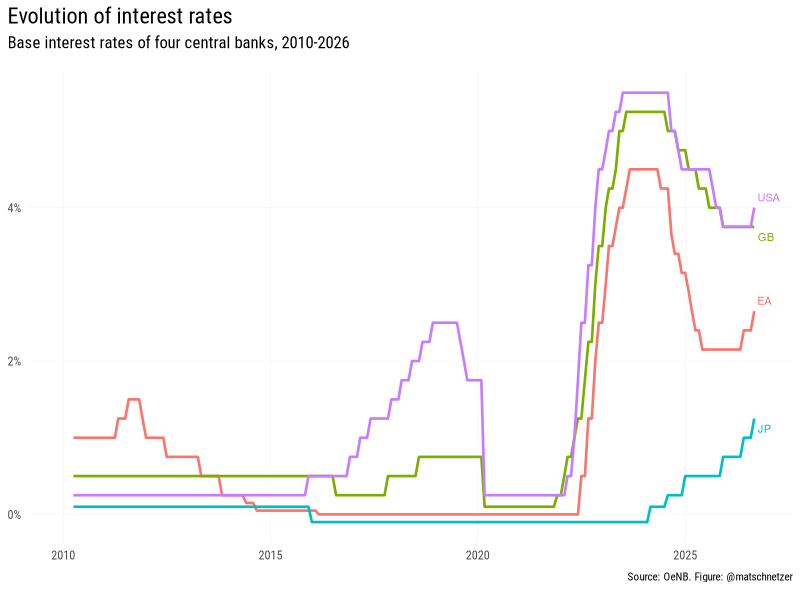
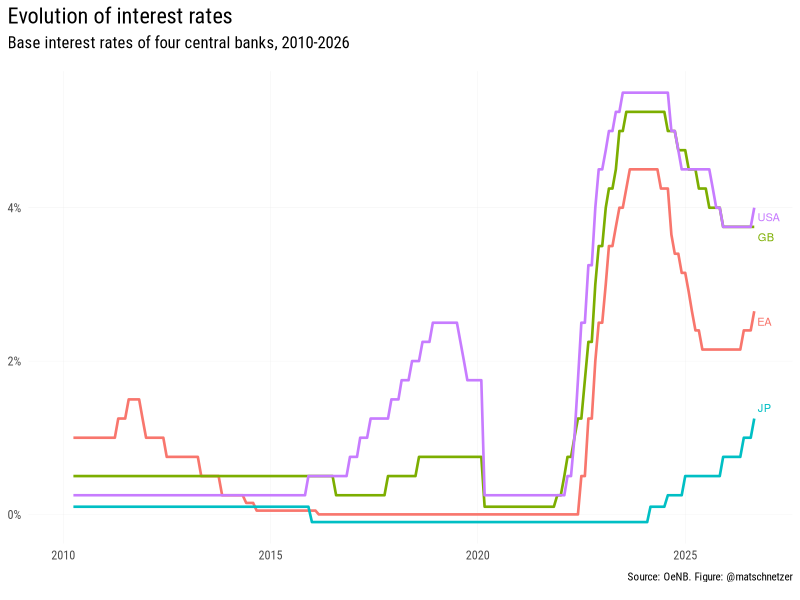

These charts were generated, in order, by the following R code:
library(tidyverse)
library(ggrepel)

# raw <- read_csv2("rates.csv")
# raw |> select(year = Jahr, month = Monat, country = Indikator, value = Werte) |> 
#   mutate(country = case_when(
#     str_detect(country, "Euroraum") ~ "EA",
#     str_detect(country, "Königreich") ~ "GB",
#     str_detect(country, "USA") ~ "USA",
#     str_detect(country, "Japan") ~ "JP"
#   )) |> 
#   mutate(date = make_date(year, month)) |> 
#   filter(country %in% c("EA", "GB", "USA", "JP")) -> rates
# write.csv(rates, "lines.csv")

raw <- read_csv("lines.csv")

raw |> 
  ggplot(aes(x = date, y = value, color = country)) + 
  geom_line(linewidth = 0.9) +
  geom_text_repel(aes(label = country), size = 2.8, hjust = 0, direction = "y",
            position = position_nudge(x = 30),
            data = raw |> slice_max(date, by = country)) +
  scale_y_continuous(labels = scales::number_format(suffix = "%")) +
  scale_x_date(limits = c(as.Date("2010-01-01"), NA), expand = c(0.05,0.05)) +
  labs(x = NULL, y = NULL,
       title = "Evolution of interest rates",
       subtitle = "Base interest rates of four central banks, 2010-2026",
       caption = "Source: OeNB. Figure: @matschnetzer") +
  theme_minimal(base_family = "Roboto Condensed") +
  theme(legend.position = "none", 
        plot.title.position = "plot",
        plot.title = element_text(size = 16),
        plot.subtitle = element_text(size = 12, margin = margin(b = 1, unit = "lines")),
        plot.caption = element_text(size = 8, margin = margin(t = 1, unit = "lines")),
        panel.grid.minor = element_blank(),
        panel.grid.major = element_line(linewidth = 0.1))

ggsave("lines.png", width = 8, height = 4.5, dpi = 320, bg = "white")
